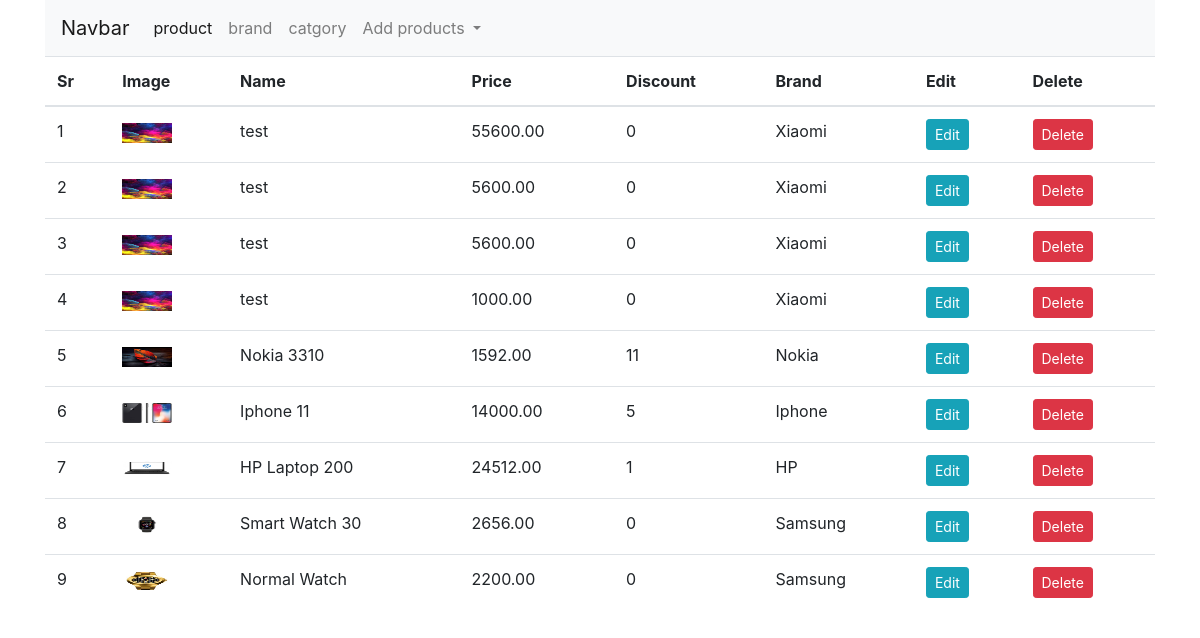
Screenshot of /admin (signed in) with the database file from the repository.
### shop/products/models.py (models this page shows, shortened)
class Addproduct(db.Model):
    __searchable__ = ['name', 'desc']
    id = db.Column(db.Integer, primary_key=True)
    name = db.Column(db.String(80), nullable=False)
    price = db.Column(db.Numeric(10, 2), nullable=False)
    discount = db.Column(db.Integer, default=0)
    stock = db.Column(db.Integer, nullable=False)
    colors = db.Column(db.Text, nullable=False)
    desc = db.Column(db.Text, nullable=False)
    pub_date = db.Column(db.DateTime, nullable=False, default=datetime.utcnow)
    category_id = db.Column(db.Integer, db.ForeignKey('category.id'), nullable=False)
    category = db.relationship('Category', backref=db.backref('categories', lazy=True))
    brand_id = db.Column(db.Integer, db.ForeignKey('brand.id'), nullable=False)
    brand = db.relationship('Brand', backref=db.backref('brands', lazy=True))
    image_1 = db.Column(db.String(150), nullable=False, default='image1.jpg')
    image_2 = db.Column(db.String(150), nullable=False, default='image2.jpg')
    image_3 = db.Column(db.String(150), nullable=False, default='image3.jpg')

class Brand(db.Model):
    id = db.Column(db.Integer, primary_key=True)
    name = db.Column(db.String(30), unique=True, nullable=False)

### shop/admin/routes.py (the view)
@app.route('/admin')
def admin():
    if 'email' not in session:
        flash("please login first.", 'danger')
        return redirect(url_for('login'))
    products = Addproduct.query.all()
    return render_template('admin/index.html',
                           title='Admin page',
                           products=products)

### shop/templates/admin/index.html (shortened to what this page needs)
{% extends 'layout.html' %}
{% block content %}
<div class="container">
    <nav class="navbar navbar-expand-lg navbar-light bg-light">
        <a class="navbar-brand" href="{{url_for('admin')}}">Navbar</a>
        <div class="collapse navbar-collapse" id="navbarNavDropdown">
          <ul class="navbar-nav">
            <li class="nav-item active">
              <a class="nav-link" href="{{url_for('admin')}}">product <span class="sr-only">(current)</span></a>
            </li>
            <li class="nav-item">
              <a class="nav-link" href="{{url_for('brands')}}">brand</a>
            </li>
            <li class="nav-item">
              <a class="nav-link" href="{{url_for('categories')}}">catgory</a>
            </li>
            <li class="nav-item dropdown">
              <a class="nav-link dropdown-toggle" href="#" id="navbarDropdownMenuLink" role="button" data-toggle="dropdown" aria-haspopup="true" aria-expanded="false">
                Add products
              </a>
            </li>
          </ul>
        </div>
      </nav>
</div>
<div class="container">
    <table class="table tbale-sm">
        <thead>
            <th>Sr</th>
            <th>Image</th>
            <th>Name</th>
            <th>Price</th>
            <th>Discount</th>
            <th>Brand</th>
            <th>Edit</th>
            <th>Delete</th>
        </thead>
        <tbody>
          {% for product in products %}
          <tr>
            <td>{{loop.index}}</td>
            <td> <img src="{{url_for('static',filename='images/' + product.image_1)}}" alt="{{product.name}}" width="50" height="20"></td>
            <td>{{ product.name }}</td>
            <td>{{ product.price }}</td>
            <td>{{ product.discount }}</td>
            <td>{{ product.brand.name}}</td>
            <td> <a href="{{url_for('updateproduct', id=product.id)}}" class="btn btn-sm btn-info">Edit </a> </td>
            <td><button type="button" class="btn btn-danger btn-sm" data-toggle="modal" data-target="#exampleModal-{{product.id}}">
              Delete
            </button></td>
          </tr>
          {% endfor %}
        </tbody>
    </table>
</div>
{% endblock content %}

### rows the page displays
Addproduct: image_1+name (picture), name "test", price "55600.00", discount "0", brand.name "Xiaomi"
Addproduct: image_1+name (picture), name "test", price "5600.00", discount "0", brand.name "Xiaomi"
Addproduct: image_1+name (picture), name "test", price "5600.00", discount "0", brand.name "Xiaomi"
Addproduct: image_1+name (picture), name "test", price "1000.00", discount "0", brand.name "Xiaomi"
Addproduct: image_1 (picture), name "Nokia 3310", price "1592.00", discount "11", brand.name "Nokia"
Addproduct: image_1 (picture), name "Iphone 11", price "14000.00", discount "5", brand.name "Iphone"
Addproduct: image_1 (picture), name "HP Laptop 200", price "24512.00", discount "1", brand.name "HP"
Addproduct: image_1 (picture), name "Smart Watch 30", price "2656.00", discount "0", brand.name "Samsung"
Addproduct: image_1 (picture), name "Normal Watch", price "2200.00", discount "0", brand.name "Samsung"
